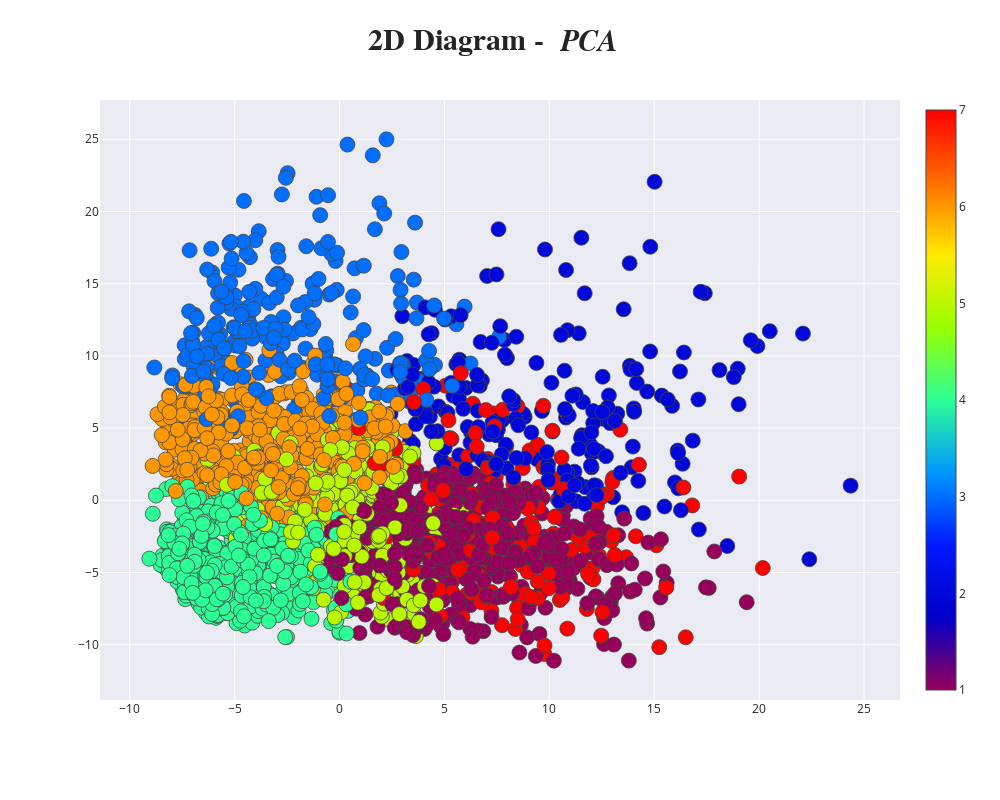

The cell this chart's notebook holds for it:
### Code cell
spike_line = False ### Showing spike line or not

plot_2d(principalComponents[:, 0],principalComponents[:, 1], "PCA", spike_line)

### Figure 1 — Plotly figure (JSON) as saved in the notebook; plotly's stock layout.template omitted (floating-point values rounded to 4 significant figures; data arrays with more than 128 entries replaced by an {"elided": "..."} marker saying what was removed)
{"data": [{"marker": {"color": {"elided": "3000 int values"}, "colorscale": [[0, "rgb(150,0,90)"], [0.125, "rgb(0,0,200)"], [0.25, "rgb(0,25,255)"], [0.375, "rgb(0,152,255)"], [0.5, "rgb(44,255,150)"], [0.625, "rgb(151,255,0)"], [0.75, "rgb(255,234,0)"], [0.875, "rgb(255,111,0)"], [1, "rgb(255,0,0)"]], "line": {"width": 0.8}, "showscale": true, "size": 15}, "mode": "markers", "type": "scatter", "x": {"elided": "3000 float values"}, "y": {"elided": "3000 float values"}}], "layout": {"height": 800, "hovermode": "closest", "margin": {"b": 100, "l": 100, "r": 100, "t": 100}, "title": {"font": {"family": "Times New Roman", "size": 30}, "text": "<b>2D Diagram - <i> PCA </i> </b>"}, "width": 1000}}
